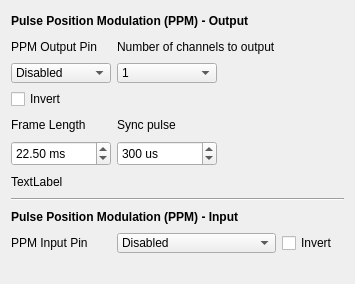
            <widget class="QWidget" name="tabOutput">
             <attribute name="title">
              <string>PPM</string>
             </attribute>
             <layout class="QGridLayout" name="gridLayout_2">
              <item row="10" column="0" colspan="4">
               <widget class="Line" name="line">
                <property name="orientation">
                 <enum>Qt::Orientation::Horizontal</enum>
                </property>
               </widget>
              </item>
              <item row="1" column="0">
               <widget class="QLabel" name="lblPPMOutPin">
                <property name="minimumSize">
                 <size>
                  <width>0</width>
                  <height>20</height>
                 </size>
                </property>
                <property name="maximumSize">
                 <size>
                  <width>16777215</width>
                  <height>20</height>
                 </size>
                </property>
                <property name="text">
                 <string>PPM Output Pin</string>
                </property>
               </widget>
              </item>
              <item row="2" column="1">
               <widget class="QComboBox" name="cmbPPMChCount">
                <property name="sizePolicy">
                 <sizepolicy hsizetype="Maximum" vsizetype="Fixed">
                  <horstretch>0</horstretch>
                  <verstretch>0</verstretch>
                 </sizepolicy>
                </property>
                <property name="minimumSize">
                 <size>
                  <width>100</width>
                  <height>20</height>
                 </size>
                </property>
                <property name="maximumSize">
                 <size>
                  <width>16777215</width>
                  <height>20</height>
                 </size>
                </property>
                <property name="toolTip">
                 <string>&lt;html&gt;&lt;head/&gt;&lt;body&gt;&lt;p&gt;Number of channels to send.&lt;/p&gt;&lt;/body&gt;&lt;/html&gt;</string>
                </property>
                <property name="currentText">
                 <string>1</string>
                </property>
                <property name="currentIndex">
                 <number>0</number>
                </property>
                <item>
                 <property name="text">
                  <string>1</string>
                 </property>
                </item>
                <item>
                 <property name="text">
                  <string>2</string>
                 </property>
                </item>
                <item>
                 <property name="text">
                  <string>3</string>
                 </property>
                </item>
                <item>
                 <property name="text">
                  <string>4</string>
                 </property>
                </item>
                <item>
                 <property name="text">
                  <string>5</string>
                 </property>
                </item>
                <item>
                 <property name="text">
                  <string>6</string>
                 </property>
                </item>
                <item>
                 <property name="text">
                  <string>7</string>
                 </property>
                </item>
                <item>
                 <property name="text">
                  <string>8 - Default</string>
                 </property>
                </item>
                <item>
                 <property name="text">
                  <string>9</string>
                 </property>
                </item>
                <item>
                 <property name="text">
                  <string>10</string>
                 </property>
                </item>
                <item>
                 <property name="text">
                  <string>11</string>
                 </property>
                </item>
                <item>
                 <property name="text">
                  <string>12</string>
                 </property>
                </item>
                <item>
                 <property name="text">
                  <string>13</string>
                 </property>
                </item>
                <item>
                 <property name="text">
                  <string>14</string>
                 </property>
                </item>
                <item>
                 <property name="text">
                  <string>15</string>
                 </property>
                </item>
                <item>
                 <property name="text">
                  <string>16</string>
                 </property>
                </item>
               </widget>
              </item>
              <item row="0" column="0" colspan="2">
               <widget class="QLabel" name="label_50">
                <property name="minimumSize">
                 <size>
                  <width>0</width>
                  <height>20</height>
                 </size>
                </property>
                <property name="maximumSize">
                 <size>
                  <width>16777215</width>
                  <height>20</height>
                 </size>
                </property>
                <property name="text">
                 <string>&lt;html&gt;&lt;head/&gt;&lt;body&gt;&lt;p&gt;&lt;span style=&quot; font-weight:600;&quot;&gt;Pulse Position Modulation (PPM) - Output&lt;/span&gt;&lt;/p&gt;&lt;/body&gt;&lt;/html&gt;</string>
                </property>
               </widget>
              </item>
              <item row="3" column="0">
               <widget class="QCheckBox" name="chkInvertedPPM">
                <property name="minimumSize">
                 <size>
                  <width>0</width>
                  <height>20</height>
                 </size>
                </property>
                <property name="maximumSize">
                 <size>
                  <width>16777215</width>
                  <height>20</height>
                 </size>
                </property>
                <property name="text">
                 <string>Invert</string>
                </property>
               </widget>
              </item>
              <item row="12" column="0">
               <widget class="QLabel" name="lblPPMInPin">
                <property name="minimumSize">
                 <size>
                  <width>0</width>
                  <height>20</height>
                 </size>
                </property>
                <property name="maximumSize">
                 <size>
                  <width>16777215</width>
                  <height>20</height>
                 </size>
                </property>
                <property name="text">
                 <string>PPM Input Pin</string>
                </property>
               </widget>
              </item>
              <item row="14" column="1">
               <spacer name="verticalSpacer_5">
                <property name="orientation">
                 <enum>Qt::Orientation::Vertical</enum>
                </property>
                <property name="sizeHint" stdset="0">
                 <size>
                  <width>20</width>
                  <height>20</height>
                 </size>
                </property>
               </spacer>
              </item>
              <item row="11" column="0" colspan="2">
               <widget class="QLabel" name="label_52">
                <property name="minimumSize">
                 <size>
                  <width>0</width>
                  <height>20</height>
                 </size>
                </property>
                <property name="maximumSize">
                 <size>
                  <width>16777215</width>
                  <height>20</height>
                 </size>
                </property>
                <property name="text">
                 <string>&lt;html&gt;&lt;head/&gt;&lt;body&gt;&lt;p&gt;&lt;span style=&quot; font-weight:600;&quot;&gt;Pulse Position Modulation (PPM) - Input&lt;/span&gt;&lt;/p&gt;&lt;/body&gt;&lt;/html&gt;</string>
                </property>
               </widget>
              </item>
              <item row="12" column="1">
               <widget class="QComboBox" name="cmbPpmInPin">
                <property name="enabled">
                 <bool>true</bool>
                </property>
                <property name="sizePolicy">
                 <sizepolicy hsizetype="Minimum" vsizetype="Fixed">
                  <horstretch>0</horstretch>
                  <verstretch>0</verstretch>
                 </sizepolicy>
                </property>
                <property name="minimumSize">
                 <size>
                  <width>0</width>
                  <height>20</height>
                 </size>
                </property>
                <property name="maximumSize">
                 <size>
                  <width>16777215</width>
                  <height>20</height>
                 </size>
                </property>
                <property name="toolTip">
                 <string>&lt;html&gt;&lt;head/&gt;&lt;body&gt;&lt;p&gt;Check the channel viewer to see the incoming PPM channels&lt;/p&gt;&lt;/body&gt;&lt;/html&gt;</string>
                </property>
                <property name="currentText">
                 <string>Disabled</string>
                </property>
                <property name="currentIndex">
                 <number>0</number>
                </property>
                <item>
                 <property name="text">
                  <string>Disabled</string>
                 </property>
                </item>
                <item>
                 <property name="text">
                  <string>D2</string>
                 </property>
                </item>
                <item>
                 <property name="text">
                  <string>D3</string>
                 </property>
                </item>
                <item>
                 <property name="text">
                  <string>D4</string>
                 </property>
                </item>
                <item>
                 <property name="text">
                  <string>D5</string>
                 </property>
                </item>
                <item>
                 <property name="text">
                  <string>D6</string>
                 </property>
                </item>
                <item>
                 <property name="text">
                  <string>D7</string>
                 </property>
                </item>
                <item>
                 <property name="text">
                  <string>D8</string>
                 </property>
                </item>
                <item>
                 <property name="text">
                  <string>D9</string>
                 </property>
                </item>
                <item>
                 <property name="text">
                  <string>D10</string>
                 </property>
                </item>
                <item>
                 <property name="text">
                  <string>D11</string>
                 </property>
                </item>
                <item>
                 <property name="text">
                  <string>D12</string>
                 </property>
                </item>
               </widget>
              </item>
              <item row="2" column="0">
               <widget class="QComboBox" name="cmbPpmOutPin">
                <property name="sizePolicy">
                 <sizepolicy hsizetype="Maximum" vsizetype="Fixed">
                  <horstretch>0</horstretch>
                  <verstretch>0</verstretch>
                 </sizepolicy>
                </property>
                <property name="minimumSize">
                 <size>
                  <width>100</width>
                  <height>20</height>
                 </size>
                </property>
                <property name="maximumSize">
                 <size>
                  <width>16777215</width>
                  <height>20</height>
                 </size>
                </property>
                <property name="toolTip">
                 <string>&lt;html&gt;&lt;head/&gt;&lt;body&gt;&lt;p&gt;PPM Output Pin&lt;/p&gt;&lt;/body&gt;&lt;/html&gt;</string>
                </property>
                <property name="currentIndex">
                 <number>0</number>
                </property>
                <item>
                 <property name="text">
                  <string>Disabled</string>
                 </property>
                </item>
                <item>
                 <property name="text">
                  <string>D2</string>
                 </property>
                </item>
                <item>
                 <property name="text">
                  <string>D3</string>
                 </property>
                </item>
                <item>
                 <property name="text">
                  <string>D4</string>
                 </property>
                </item>
                <item>
                 <property name="text">
                  <string>D5</string>
                 </property>
                </item>
                <item>
                 <property name="text">
                  <string>D6</string>
                 </property>
                </item>
                <item>
                 <property name="text">
                  <string>D7</string>
                 </property>
                </item>
                <item>
                 <property name="text">
                  <string>D8</string>
                 </property>
                </item>
                <item>
                 <property name="text">
                  <string>D9</string>
                 </property>
                </item>
                <item>
                 <property name="text">
                  <string>D10</string>
                 </property>
                </item>
                <item>
                 <property name="text">
                  <string>D11</string>
                 </property>
                </item>
                <item>
                 <property name="text">
                  <string>D12</string>
                 </property>
                </item>
               </widget>
              </item>
              <item row="4" column="0">
               <widget class="QLabel" name="label_25">
                <property name="minimumSize">
                 <size>
                  <width>0</width>
                  <height>20</height>
                 </size>
                </property>
                <property name="maximumSize">
                 <size>
                  <width>16777215</width>
                  <height>20</height>
                 </size>
                </property>
                <property name="text">
                 <string>Frame Length</string>
                </property>
               </widget>
              </item>
              <item row="12" column="2">
               <widget class="QCheckBox" name="chkInvertedPPMIn">
                <property name="enabled">
                 <bool>true</bool>
                </property>
                <property name="minimumSize">
                 <size>
                  <width>0</width>
                  <height>20</height>
                 </size>
                </property>
                <property name="maximumSize">
                 <size>
                  <width>16777215</width>
                  <height>20</height>
                 </size>
                </property>
                <property name="toolTip">
                 <string>Check PPMin under diagnostics to see current channel data</string>
                </property>
                <property name="text">
                 <string>Invert</string>
                </property>
               </widget>
              </item>
              <item row="8" column="0">
               <widget class="QDoubleSpinBox" name="spnPPMFrameLen">
                <property name="sizePolicy">
                 <sizepolicy hsizetype="Maximum" vsizetype="Fixed">
                  <horstretch>0</horstretch>
                  <verstretch>0</verstretch>
                 </sizepolicy>
                </property>
                <property name="minimumSize">
                 <size>
                  <width>100</width>
                  <height>25</height>
                 </size>
                </property>
                <property name="maximumSize">
                 <size>
                  <width>16777215</width>
                  <height>25</height>
                 </size>
                </property>
                <property name="toolTip">
                 <string>&lt;html&gt;&lt;head/&gt;&lt;body&gt;&lt;p&gt;How ofter the PPM repeats itself&lt;/p&gt;&lt;/body&gt;&lt;/html&gt;</string>
                </property>
                <property name="suffix">
                 <string> ms</string>
                </property>
                <property name="decimals">
                 <number>2</number>
                </property>
                <property name="minimum">
                 <double>6.660000000000000</double>
                </property>
                <property name="maximum">
                 <double>40.000000000000000</double>
                </property>
                <property name="value">
                 <double>22.500000000000000</double>
                </property>
               </widget>
              </item>
              <item row="4" column="1">
               <widget class="QLabel" name="label_26">
                <property name="minimumSize">
                 <size>
                  <width>0</width>
                  <height>20</height>
                 </size>
                </property>
                <property name="maximumSize">
                 <size>
                  <width>16777215</width>
                  <height>20</height>
                 </size>
                </property>
                <property name="text">
                 <string>Sync pulse</string>
                </property>
               </widget>
              </item>
              <item row="8" column="1">
               <widget class="QSpinBox" name="spnPPMSync">
                <property name="sizePolicy">
                 <sizepolicy hsizetype="Maximum" vsizetype="Fixed">
                  <horstretch>0</horstretch>
                  <verstretch>0</verstretch>
                 </sizepolicy>
                </property>
                <property name="minimumSize">
                 <size>
                  <width>100</width>
                  <height>25</height>
                 </size>
                </property>
                <property name="maximumSize">
                 <size>
                  <width>16777215</width>
                  <height>25</height>
                 </size>
                </property>
                <property name="toolTip">
                 <string>&lt;html&gt;&lt;head/&gt;&lt;body&gt;&lt;p&gt;The length of pulse used to serparate the channels&lt;/p&gt;&lt;/body&gt;&lt;/html&gt;</string>
                </property>
                <property name="suffix">
                 <string> us</string>
                </property>
                <property name="minimum">
                 <number>100</number>
                </property>
                <property name="maximum">
                 <number>800</number>
                </property>
                <property name="singleStep">
                 <number>50</number>
                </property>
                <property name="value">
                 <number>300</number>
                </property>
               </widget>
              </item>
              <item row="1" column="1">
               <widget class="QLabel" name="label_28">
                <property name="minimumSize">
                 <size>
                  <width>0</width>
                  <height>20</height>
                 </size>
                </property>
                <property name="maximumSize">
                 <size>
                  <width>16777215</width>
                  <height>20</height>
                 </size>
                </property>
                <property name="text">
                 <string>Number of channels to output</string>
                </property>
               </widget>
              </item>
              <item row="9" column="0" colspan="4">
               <widget class="QLabel" name="lblPPMOut">
                <property name="minimumSize">
                 <size>
                  <width>0</width>
                  <height>20</height>
                 </size>
                </property>
                <property name="maximumSize">
                 <size>
                  <width>16777215</width>
                  <height>20</height>
                 </size>
                </property>
                <property name="text">
                 <string notr="true">TextLabel</string>
                </property>
               </widget>
              </item>
             </layout>
            </widget>
